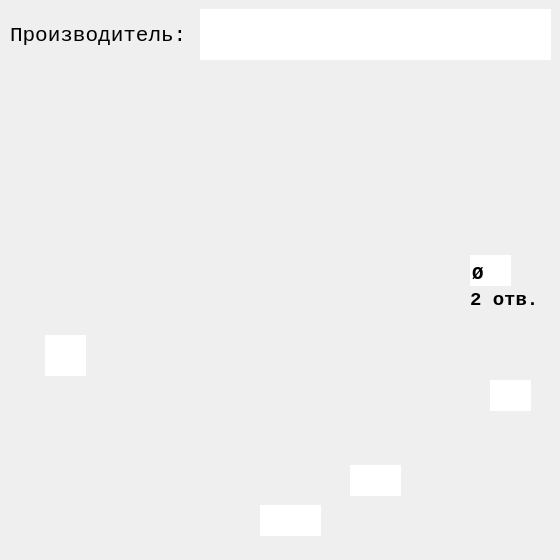
<?xml version="1.0" encoding="UTF-8"?>
<ui version="4.0">
 <class>Dialog</class>
 <widget class="QDialog" name="Dialog">
  <property name="geometry">
   <rect>
    <x>0</x>
    <y>0</y>
    <width>560</width>
    <height>560</height>
   </rect>
  </property>
  <property name="sizePolicy">
   <sizepolicy hsizetype="Fixed" vsizetype="Fixed">
    <horstretch>0</horstretch>
    <verstretch>0</verstretch>
   </sizepolicy>
  </property>
  <property name="minimumSize">
   <size>
    <width>560</width>
    <height>560</height>
   </size>
  </property>
  <property name="maximumSize">
   <size>
    <width>560</width>
    <height>560</height>
   </size>
  </property>
  <property name="windowTitle">
   <string>2 Отверстия Тип1</string>
  </property>
  <property name="windowIcon">
   <iconset>
    <normaloff>../pics/icon/Podpyatnik.ico</normaloff>../pics/icon/Podpyatnik.ico</iconset>
  </property>
  <property name="whatsThis">
   <string/>
  </property>
  <property name="accessibleDescription">
   <string/>
  </property>
  <widget class="QLabel" name="label">
   <property name="geometry">
    <rect>
     <x>0</x>
     <y>0</y>
     <width>560</width>
     <height>560</height>
    </rect>
   </property>
   <property name="sizePolicy">
    <sizepolicy hsizetype="Fixed" vsizetype="Fixed">
     <horstretch>0</horstretch>
     <verstretch>0</verstretch>
    </sizepolicy>
   </property>
   <property name="minimumSize">
    <size>
     <width>560</width>
     <height>560</height>
    </size>
   </property>
   <property name="maximumSize">
    <size>
     <width>560</width>
     <height>560</height>
    </size>
   </property>
   <property name="autoFillBackground">
    <bool>true</bool>
   </property>
   <property name="text">
    <string/>
   </property>
   <property name="pixmap">
    <pixmap>../pics/main/2-1.jpg</pixmap>
   </property>
   <property name="scaledContents">
    <bool>false</bool>
   </property>
   <property name="alignment">
    <set>Qt::AlignCenter</set>
   </property>
   <property name="margin">
    <number>0</number>
   </property>
  </widget>
  <widget class="QLineEdit" name="lineEdit">
   <property name="geometry">
    <rect>
     <x>350</x>
     <y>465</y>
     <width>51</width>
     <height>31</height>
    </rect>
   </property>
   <property name="font">
    <font>
     <family>Courier New</family>
     <pointsize>14</pointsize>
     <weight>75</weight>
     <italic>false</italic>
     <bold>true</bold>
    </font>
   </property>
   <property name="focusPolicy">
    <enum>Qt::ClickFocus</enum>
   </property>
   <property name="autoFillBackground">
    <bool>true</bool>
   </property>
   <property name="inputMethodHints">
    <set>Qt::ImhNone</set>
   </property>
   <property name="text">
    <string/>
   </property>
   <property name="maxLength">
    <number>3</number>
   </property>
   <property name="frame">
    <bool>false</bool>
   </property>
   <property name="alignment">
    <set>Qt::AlignBottom|Qt::AlignHCenter</set>
   </property>
  </widget>
  <widget class="QLineEdit" name="lineEdit_2">
   <property name="geometry">
    <rect>
     <x>490</x>
     <y>380</y>
     <width>41</width>
     <height>31</height>
    </rect>
   </property>
   <property name="font">
    <font>
     <family>Courier New</family>
     <pointsize>14</pointsize>
     <weight>75</weight>
     <italic>false</italic>
     <bold>true</bold>
    </font>
   </property>
   <property name="tabletTracking">
    <bool>false</bool>
   </property>
   <property name="focusPolicy">
    <enum>Qt::ClickFocus</enum>
   </property>
   <property name="autoFillBackground">
    <bool>false</bool>
   </property>
   <property name="text">
    <string/>
   </property>
   <property name="maxLength">
    <number>3</number>
   </property>
   <property name="frame">
    <bool>false</bool>
   </property>
   <property name="alignment">
    <set>Qt::AlignLeading|Qt::AlignLeft|Qt::AlignVCenter</set>
   </property>
  </widget>
  <widget class="QLineEdit" name="lineEdit_3">
   <property name="geometry">
    <rect>
     <x>470</x>
     <y>255</y>
     <width>41</width>
     <height>31</height>
    </rect>
   </property>
   <property name="font">
    <font>
     <family>Courier New</family>
     <pointsize>14</pointsize>
     <weight>75</weight>
     <italic>false</italic>
     <bold>true</bold>
    </font>
   </property>
   <property name="focusPolicy">
    <enum>Qt::ClickFocus</enum>
   </property>
   <property name="text">
    <string>Ø</string>
   </property>
   <property name="maxLength">
    <number>3</number>
   </property>
   <property name="frame">
    <bool>false</bool>
   </property>
   <property name="alignment">
    <set>Qt::AlignBottom|Qt::AlignLeading|Qt::AlignLeft</set>
   </property>
  </widget>
  <widget class="QLineEdit" name="lineEdit_4">
   <property name="geometry">
    <rect>
     <x>260</x>
     <y>505</y>
     <width>61</width>
     <height>31</height>
    </rect>
   </property>
   <property name="font">
    <font>
     <family>Courier New</family>
     <pointsize>14</pointsize>
     <weight>75</weight>
     <italic>false</italic>
     <bold>true</bold>
    </font>
   </property>
   <property name="focusPolicy">
    <enum>Qt::ClickFocus</enum>
   </property>
   <property name="text">
    <string/>
   </property>
   <property name="maxLength">
    <number>3</number>
   </property>
   <property name="frame">
    <bool>false</bool>
   </property>
   <property name="alignment">
    <set>Qt::AlignBottom|Qt::AlignHCenter</set>
   </property>
  </widget>
  <widget class="QLineEdit" name="lineEdit_5">
   <property name="geometry">
    <rect>
     <x>45</x>
     <y>335</y>
     <width>41</width>
     <height>41</height>
    </rect>
   </property>
   <property name="font">
    <font>
     <family>Courier New</family>
     <pointsize>14</pointsize>
     <weight>75</weight>
     <italic>false</italic>
     <bold>true</bold>
    </font>
   </property>
   <property name="tabletTracking">
    <bool>false</bool>
   </property>
   <property name="focusPolicy">
    <enum>Qt::ClickFocus</enum>
   </property>
   <property name="autoFillBackground">
    <bool>false</bool>
   </property>
   <property name="text">
    <string/>
   </property>
   <property name="maxLength">
    <number>3</number>
   </property>
   <property name="frame">
    <bool>false</bool>
   </property>
   <property name="alignment">
    <set>Qt::AlignRight|Qt::AlignTrailing|Qt::AlignVCenter</set>
   </property>
  </widget>
  <widget class="QLabel" name="label_2">
   <property name="geometry">
    <rect>
     <x>10</x>
     <y>10</y>
     <width>181</width>
     <height>51</height>
    </rect>
   </property>
   <property name="font">
    <font>
     <family>Courier New</family>
     <pointsize>16</pointsize>
     <weight>50</weight>
     <bold>false</bold>
    </font>
   </property>
   <property name="text">
    <string>Производитель:</string>
   </property>
  </widget>
  <widget class="QLineEdit" name="lineEdit_6">
   <property name="geometry">
    <rect>
     <x>200</x>
     <y>9</y>
     <width>351</width>
     <height>51</height>
    </rect>
   </property>
   <property name="font">
    <font>
     <family>Courier New</family>
     <pointsize>16</pointsize>
     <weight>75</weight>
     <bold>true</bold>
    </font>
   </property>
   <property name="frame">
    <bool>false</bool>
   </property>
   <property name="alignment">
    <set>Qt::AlignLeading|Qt::AlignLeft|Qt::AlignVCenter</set>
   </property>
  </widget>
  <widget class="QLabel" name="label_3">
   <property name="geometry">
    <rect>
     <x>470</x>
     <y>290</y>
     <width>71</width>
     <height>20</height>
    </rect>
   </property>
   <property name="font">
    <font>
     <family>Courier New</family>
     <pointsize>14</pointsize>
     <weight>75</weight>
     <bold>true</bold>
    </font>
   </property>
   <property name="text">
    <string>2 отв.</string>
   </property>
  </widget>
 </widget>
 <resources/>
 <connections/>
</ui>
